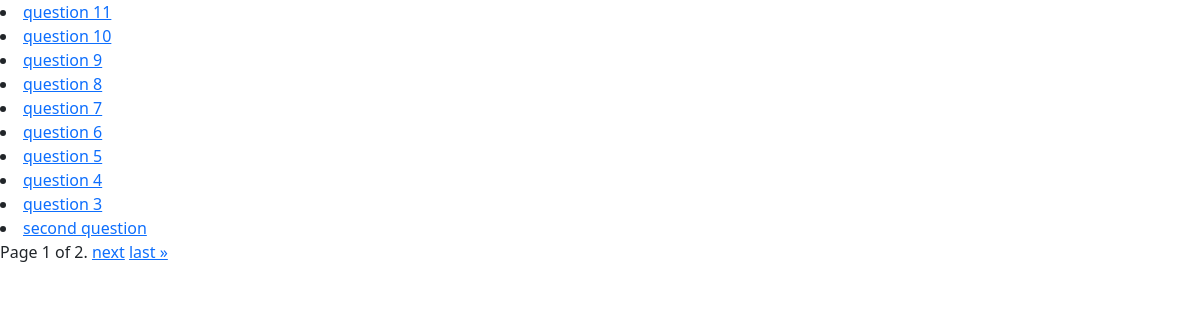
Before: / with the older database file.
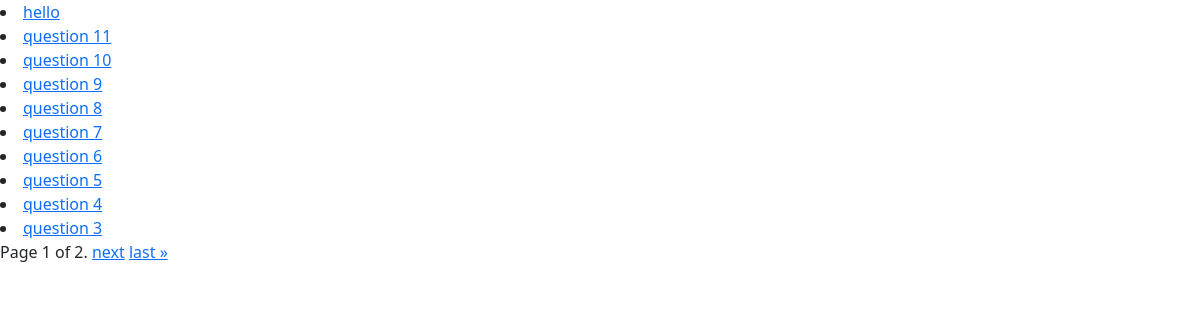
After: the same page with the newer database file.
### qa/models.py (models this page shows, shortened)
class Question(models.Model):
    title = models.CharField(max_length=255, blank=True, null=True)
    text = models.TextField(blank=True, null=True)
    added_at = models.DateTimeField(auto_now_add=True)
    rating = models.IntegerField(default=0)
    author = models.ForeignKey(User, on_delete=models.CASCADE, blank=True, null=True, related_name="questions")
    likes = models.ManyToManyField(User, blank=True, related_name="questions_liked")
    objects = QuestionManager()
    def get_absolute_url(self):
        return reverse('detail', args=[self.id])

### qa/views.py (the view)
# urls.py: path("", new_list, name="main"),
def new_list(request):
    qs = Question.objects.new()
    page_obj = paginate(request, qs)
    context = {
        "page_obj": page_obj
    }
    return render(request, "qa/list.html", context)

### qa/models.py (called while the page is built)
    def new(self, number_of_questions=100):
        return self.model.objects.all().order_by("-added_at")[:number_of_questions]

### qa/views.py (called while the page is built)
def paginate(request, qs):
    try:
        page_number = int(request.GET.get("page", 1))
    except ValueError:
        raise Http404
    paginator = Paginator(qs, 10)
    try:
        page_obj = paginator.get_page(page_number)
    except EmptyPage:
        page_obj = paginator.get_page(paginator.num_pages)
    return page_obj

### qa/templates/qa/list.html (shortened to what this page needs)
{% extends "qa/base.html" %}
{% block content %}
{% for question in page_obj %}
<li><a href="{{question.get_absolute_url}}">{{question.title}}</a></li>
{% endfor %}
<div class="pagination">
    <span class="step-links">
        <span class="current">
            Page {{ page_obj.number }} of {{ page_obj.paginator.num_pages }}.
        </span>
        {% if page_obj.has_next %}
            <a href="?page={{ page_obj.next_page_number }}">next</a>
            <a href="?page={{ page_obj.paginator.num_pages }}">last &raquo;</a>
        {% endif %}
    </span>
</div>
{% endblock %}

### qa/templates/qa/base.html (shortened to what this page needs)
<!doctype html>
<html lang="en">
  <head>
    <link href="https://cdn.jsdelivr.net/npm/bootstrap@5.0.2/dist/css/bootstrap.min.css" rel="stylesheet">
  </head>
  <body>{% block content %}{% endblock %}
  </body>
</html>

Changed rows visible on the page:
no longer on this page (row unchanged): Question: title "second question"
added Question: title "hello"
